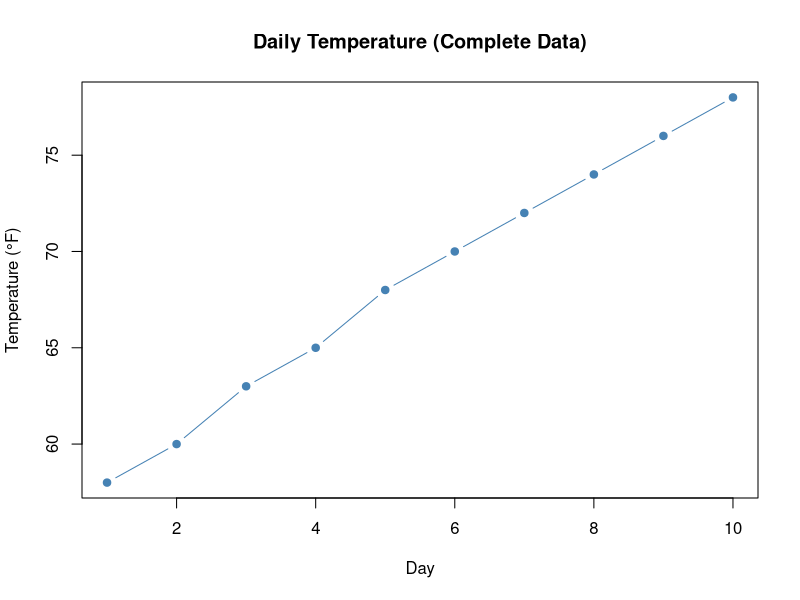
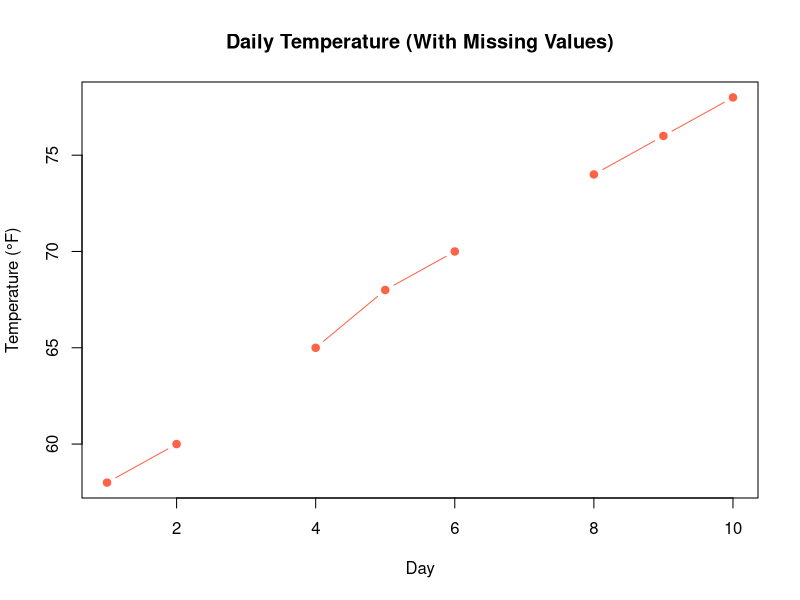

R code for these plots, in order:
## ---- chunk 1
days <- 1:10
temp <- c(58, 60, 63, 65, 68, 70, 72, 74, 76, 78)

plot(days, temp,
     type = "b", pch = 19, col = "steelblue",
     main = "Daily Temperature (Complete Data)",
     xlab = "Day", ylab = "Temperature (°F)")
## ---- chunk 2
temp_missing <- temp
temp_missing[c(3, 7)] <- NA

plot(days, temp_missing,
     type = "b", pch = 19, col = "tomato",
     main = "Daily Temperature (With Missing Values)",
     xlab = "Day", ylab = "Temperature (°F)")
## ---- chunk 3
mean(temp)                          # complete data
mean(temp_missing)                  # NA propagates through the whole calculation!
mean(temp_missing, na.rm = TRUE)    # ignores NAs, but uses fewer data points
